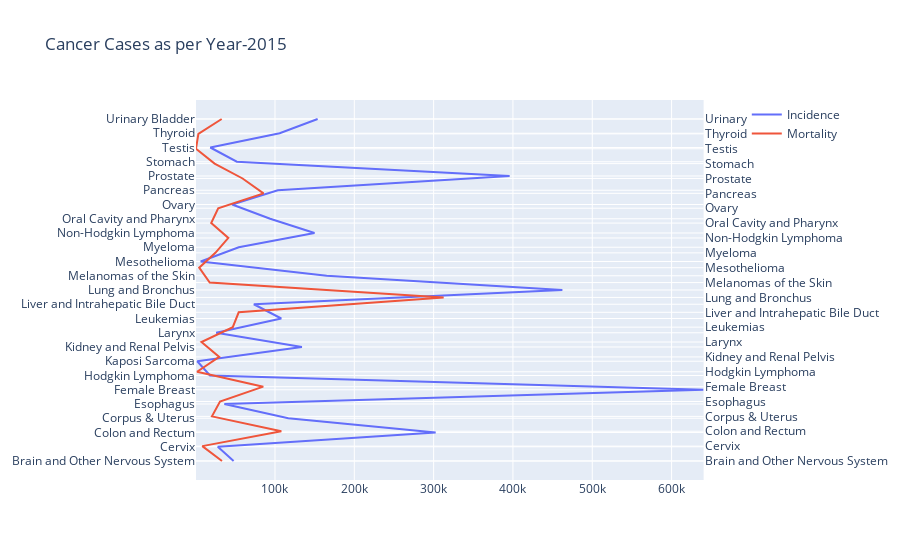

The notebook cell saved with this chart:
### Code cell
# This visualization shows as per a particular year what is the 
# incidence & mortality rates in a particular cancer area

# https://plotly.com/python/multiple-axes/#muliple-yaxes-subplots
import plotly.graph_objects as go
from plotly.subplots import make_subplots

year = str(input('Enter a Year between "1999-2016" : '))
dif_sites = dif_sites_info[(dif_sites_info['YEAR']==year)]

cases_year_area = dif_sites.groupby(['EVENT_TYPE','SITE'], sort=False)["COUNT"].sum().reset_index(name ='TOTAL_CASES')

Incidence = cases_year_area[(cases_year_area['EVENT_TYPE'] == 'Incidence')]
Mortality = cases_year_area[(cases_year_area['EVENT_TYPE'] == 'Mortality')]

# Create figure with secondary y-axis
fig = make_subplots(specs=[[{"secondary_y": True}]])

# Add traces
fig.add_trace(
    go.Scatter(x=Incidence['TOTAL_CASES'], y=Incidence['SITE'], name="Incidence"),
    secondary_y=False,
)

fig.add_trace(
    go.Scatter(x=Mortality['TOTAL_CASES'], y=Mortality['SITE'], name="Mortality"),
    secondary_y=True,
)

# Add figure title
fig.update_layout(
    title_text="Cancer Cases as per Year-"+year
)

fig.show()

### Figure 1 — Plotly figure (JSON) as saved in the notebook; plotly's stock layout.template omitted (floating-point values rounded to 4 significant figures)
{"data": [{"name": "Incidence", "type": "scatter", "x": [47809, 27913, 302554, 116757, 36150, 640356, 18066, 1980, 133944, 25828, 107911, 73327, 462309, 165201, 6315, 54327, 149813, 93927, 45984, 103594, 395804, 51864, 18464, 105901, 153772], "xaxis": "x", "y": ["Brain and Other Nervous System", "Cervix", "Colon and Rectum", "Corpus & Uterus", "Esophagus", "Female Breast", "Hodgkin Lymphoma", "Kaposi Sarcoma", "Kidney and Renal Pelvis", "Larynx", "Leukemias", "Liver and Intrahepatic Bile Duct", "Lung and Bronchus", "Melanomas of the Skin", "Mesothelioma", "Myeloma", "Non-Hodgkin Lymphoma", "Oral Cavity and Pharynx", "Ovary", "Pancreas", "Prostate", "Stomach", "Testis", "Thyroid", "Urinary Bladder"], "yaxis": "y"}, {"name": "Mortality", "type": "scatter", "x": [33196, 8361, 108030, 20546, 30690, 85234, 1780, 29720, 7308, 46789, 54229, 312638, 17706, 4449, 24849, 41178, 19595, 28405, 85539, 59140, 23854, 415, 3413, 32816], "xaxis": "x", "y": ["Brain and Other Nervous System", "Cervix", "Colon and Rectum", "Corpus & Uterus", "Esophagus", "Female Breast", "Hodgkin Lymphoma", "Kidney and Renal Pelvis", "Larynx", "Leukemias", "Liver and Intrahepatic Bile Duct", "Lung and Bronchus", "Melanomas of the Skin", "Mesothelioma", "Myeloma", "Non-Hodgkin Lymphoma", "Oral Cavity and Pharynx", "Ovary", "Pancreas", "Prostate", "Stomach", "Testis", "Thyroid", "Urinary Bladder"], "yaxis": "y2"}], "layout": {"title": {"text": "Cancer Cases as per Year-2015"}, "xaxis": {"anchor": "y", "domain": [0, 0.94]}, "yaxis": {"anchor": "x", "domain": [0, 1]}, "yaxis2": {"anchor": "x", "overlaying": "y", "side": "right"}}}
